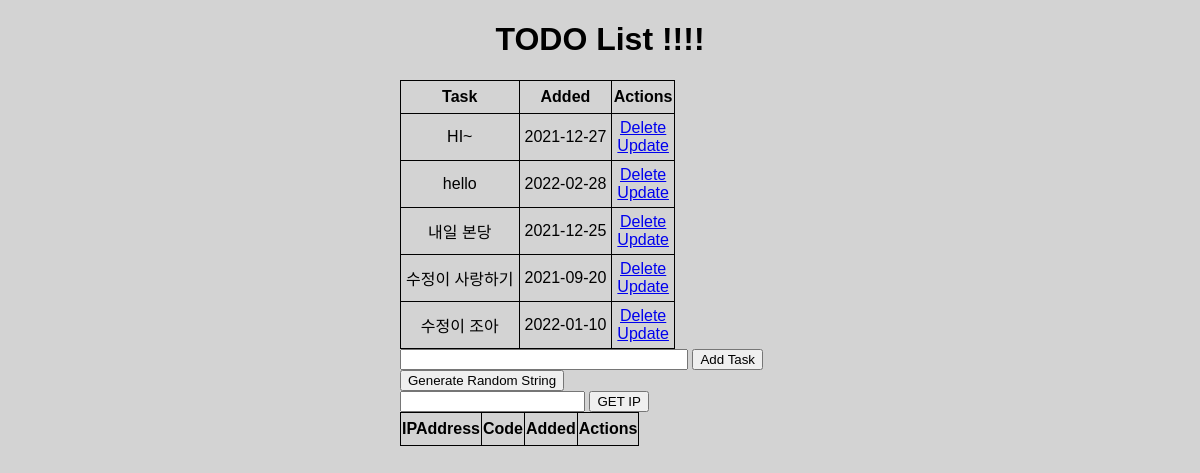
Screenshot of /mountain with the database file from the repository.
### application.py (models this page shows, shortened)
class Todo(db.Model):
    id = db.Column(db.Integer, primary_key=True)
    content = db.Column(db.String(200), nullable=False)
    completed = db.Column(db.Integer, default=0)
    date_created = db.Column(db.DateTime, default=datetime.utcnow)

### application.py (the view)
@app.route("/mountain")
def helloWorld():
    tasks = Todo.query.order_by(Todo.content).all()
    return render_template('index.html', tasks=tasks)

### templates/index.html (shortened to what this page needs)
{% extends 'base.html' %}
{% block body %}
<div class="content">
    <h1 style="text-align: center">TODO List !!!!</h1>
    {% if tasks|length < 1 %}
    <h4 style="text-align: center"> There are no tasks. Create on below!</h4>
    {% else %}
    <table>
        <tr>
            <th>Task</th>
            <th>Added</th>
            <th>Actions</th>
        </tr>
        {% for task in tasks %}
            <tr>
                <td>{{ task.content}}</td>
                <td>{{ task.date_created.date() }}</td>
                <td>
                    <a href="/delete/{{task.id}}">Delete</a>
                    <br>
                    <a href="/update/{{task.id}}">Update</a>
                </td>
            </tr>
        {% endfor%}
    </table>
    {% endif %}
    <form action="/" method="POST">
        <input type="text" name="content" id="content">
        <input type="submit" value="Add Task">
    </form>
    <form action="/code" method="POST">
        <input type="submit" value="Generate Random String">
    </form>
    <form action="/code" method="GET">
        <input type="text" name="code" id="code">
        <input type="submit" value="GET IP">
    </form>
    <table>
        <tr>
            <th>IPAddress</th>
            <th>Code</th>
            <th>Added</th>
            <th>Actions</th>
        </tr>
    </table>
</div>
{% endblock %}

### static/css/main.css (style rules this page uses)
body, html { margin: 0; font-family: sans-serif; background-color: lightgray; }
.content { margin: 0 auto; width: 400px; }
table, td, th { border-collapse : collapse; border : 1px solid black; }
table { width: 100%; }
th { height: 30px; }
td { text-align: center; padding: 5px; }
#content { width: 70%; }

### rows the page displays
Todo: content "HI~", date_created "2021-12-27"
Todo: content "hello", date_created "2022-02-28"
Todo: content "내일 본당", date_created "2021-12-25"
Todo: content "수정이 사랑하기", date_created "2021-09-20"
Todo: content "수정이 조아", date_created "2022-01-10"
